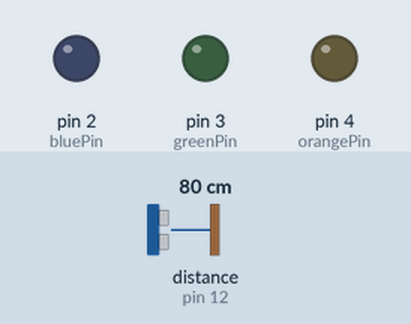
Simulated run of this sketch. Board: Arduino Uno, built with avr-gcc and run on an emulated ATmega328P. On the bench: output pins drawn as LEDs (lit = HIGH). Wiring (inferred from the names in the program): ultrasonic range finder: trigger pin 11; echo pin 12. Inputs (shaded band) come from the test bench; at power-on: distance to the obstacle (sensor on pin 12) 80 cm. The echo pulse lasts 58.3 µs per cm; pins used as bus, display or sensor lines are not drawn; what the sketch prints to the serial monitor is not drawn.

Above: at 1.2 s.
1.3 s: distance to the obstacle (sensor on pin 12) set to 24 cm
2.8 s: distance to the obstacle (sensor on pin 12) set to 19 cm
At 3.2 s:
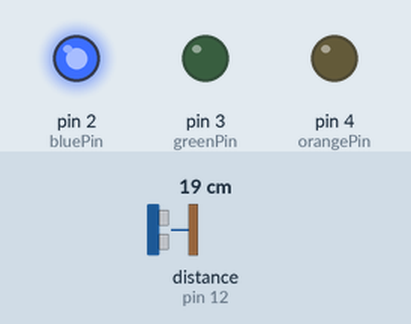
4.3 s: distance to the obstacle (sensor on pin 12) set to 13 cm
5.8 s: distance to the obstacle (sensor on pin 12) set to 10 cm
At 6.6 s:
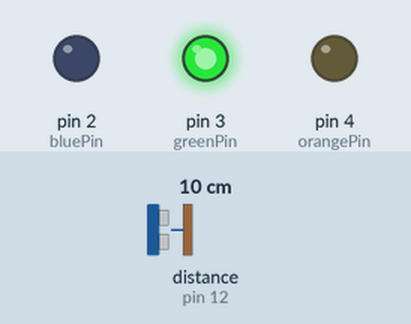
7.3 s: distance to the obstacle (sensor on pin 12) set to 8 cm
8.8 s: distance to the obstacle (sensor on pin 12) set to 5 cm
At 10.1 s:
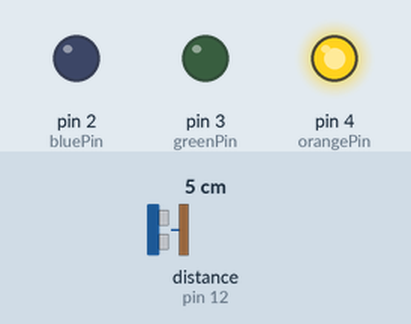
Timing chart, 0 to 11.3 s (numbered marks = the images above; inputs shaded):
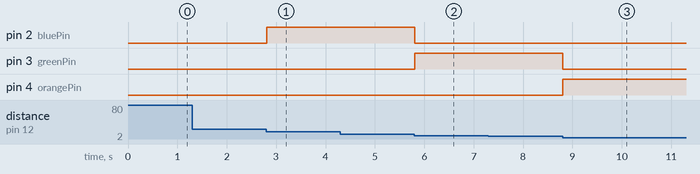

The sketch:

ULTRASONIC_SENSOR_LED_INDICATION.ino
```cpp
//Define pin numbers
const int trigPin = 11;
const int echoPin = 12;
const int bluePin = 2;
const int greenPin = 3;
const int orangePin = 4;

//Define variables
long duration;
int distance;

void setup() {
  //Initialize serial communication
  Serial.begin(9600);

  //Set pin modes
  pinMode (trigPin, OUTPUT);
  pinMode (echoPin, INPUT);
  pinMode (bluePin, OUTPUT);
  pinMode (greenPin, OUTPUT);
  pinMode (orangePin, OUTPUT);
}

void loop() {
  //Clear the trig pin by setting it low
  digitalWrite(trigPin, LOW);
  delayMicroseconds(2);

  //Trigger the trig pin by sending a 10 microsecond pulse
  digitalWrite(trigPin, HIGH);
  delayMicroseconds(10);
  digitalWrite(trigPin, LOW);

  duration = pulseIn(echoPin, HIGH);
  distance = duration / 58;
  Serial.println(distance);

  if (distance <= 5){
    digitalWrite(bluePin, LOW);
    digitalWrite(greenPin, LOW);
    digitalWrite(orangePin, HIGH);
  }
  else if (distance <= 10){
    digitalWrite(bluePin, LOW);
    digitalWrite(greenPin, HIGH);
    digitalWrite(orangePin, LOW);
  }
  else if (distance <= 20){
    digitalWrite(bluePin, HIGH);
    digitalWrite(greenPin, LOW);
    digitalWrite(orangePin, LOW);
  }
  else {
    digitalWrite(bluePin, LOW);
    digitalWrite(greenPin, LOW);
    digitalWrite(orangePin, LOW);
  }
}
```

Measured:
- the behaviour switches between 22 and 21 cm on distance to the obstacle (sensor on pin 12) (found by bisection; images 0 and 1)
- the behaviour switches between 12 and 11 cm on distance to the obstacle (sensor on pin 12) (found by bisection; images 1 and 2)
- the behaviour switches between 7 and 6 cm on distance to the obstacle (sensor on pin 12) (found by bisection; images 2 and 3)
- after the input at 2.8 s, pin 2 (bluePin): LOW → HIGH at once
- after the input at 5.8 s, pin 2 (bluePin): HIGH → LOW at once; pin 3 (greenPin): LOW → HIGH at once
- after the input at 8.8 s, pin 3 (greenPin): HIGH → LOW at once; pin 4 (orangePin): LOW → HIGH at once
